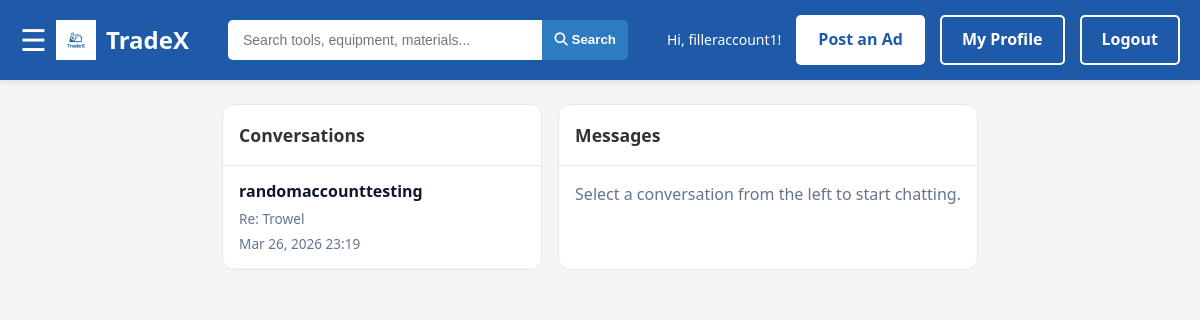
/messages/ (signed in), run on the app's committed database.
### myapp/models.py (models this page shows, shortened)
class User(models.Model):
    username = models.CharField(max_length=50, unique=True)
    email = models.EmailField(unique=True)
    password_hash = models.CharField(max_length=255)
    profile_photo = models.ImageField(upload_to="profiles/", null=True, blank=True)
    credits_balance = models.IntegerField(default=0)
    created_at = models.DateTimeField(auto_now_add=True)

class Listing(models.Model):
    title = models.CharField(max_length=50)
    description = models.CharField(max_length=200)
    price = models.DecimalField(max_digits=20, decimal_places=2)
    createdDate = models.DateTimeField(auto_now_add=True)
    user = models.ForeignKey(User, on_delete=models.CASCADE)
    creditAccount = models.ForeignKey(CreditAccount, on_delete=models.CASCADE)
    location = models.ForeignKey(Location, on_delete=models.CASCADE)
    category = models.ForeignKey('Category', on_delete=models.CASCADE)
    condition = models.CharField(max_length=10, choices=MaterialCondition.choices)
    status = models.CharField(max_length=10, choices=ListingStatus.choices)
    credit_awarded_on_sale = models.BooleanField(default=False)

class DirectMessage(models.Model):
    sender = models.ForeignKey(User, on_delete=models.CASCADE, related_name="sent_messages")
    recipient = models.ForeignKey(User, on_delete=models.CASCADE, related_name="received_messages")
    listing = models.ForeignKey(Listing, on_delete=models.SET_NULL, null=True, blank=True, related_name="direct_messages")
    content = models.TextField(blank=True)
    image = models.ImageField(upload_to="messages/", null=True, blank=True)
    sent_at = models.DateTimeField(auto_now_add=True)
    read_status = models.BooleanField(default=False)
    class Meta:
        ordering = ["sent_at"]

### myapp/views.py (the view, shortened to what this page needs)
# urls.py: path("messages/", views.messages, name="messages"),
def messages(request):
    profile_user = _get_profile_user(request)
    if not profile_user:
        return redirect("login")
    selected_partner = None
    selected_listing = None
    chat_messages = DirectMessage.objects.none()
    recipient_id = request.GET.get("recipient")
    listing_id = request.GET.get("listing")
    if recipient_id:
        selected_partner = User.objects.filter(id=recipient_id).first()
        if selected_partner and selected_partner.id == profile_user.id:
            selected_partner = None
    if listing_id and listing_id.isdigit():
        selected_listing = Listing.objects.filter(id=listing_id).first()
    if request.method == "POST" and selected_partner:
        form = DirectMessageForm(request.POST, request.FILES)
        if form.is_valid():
            new_message = form.save(commit=False)
            new_message.sender = profile_user
            new_message.recipient = selected_partner
            new_message.listing = selected_listing
            new_message.save()
            return redirect(f"{request.path}?recipient={selected_partner.id}&listing={selected_listing.id if selected_listing else ''}")
    else:
        form = DirectMessageForm()
    context = {
        **get_nav_context(request),
        "threads": _build_message_threads(profile_user),
        "selected_partner": selected_partner,
        "selected_listing": selected_listing,
        "selected_partner_id": selected_partner.id if selected_partner else None,
        "selected_listing_id": selected_listing.id if selected_listing else None,
        "chat_messages": chat_messages,
        "message_form": form,
    }
    return render(request, "sidebar/messages.html", context)

### myapp/forms.py (shortened to what this page needs)
class DirectMessageForm(forms.ModelForm):
    class Meta:
        model = DirectMessage
        fields = ["content", "image"]
        widgets = {
            "content": forms.Textarea(attrs={"rows": 3, "placeholder": "Write your message..."}),
             }

### myapp/views.py (called while the page is built)
def _get_profile_user(request):
    user_id = request.session.get("user_id")
    profile_user = None
    if user_id:
        profile_user = User.objects.filter(id=user_id).first()
    if not profile_user and request.user.is_authenticated:
        profile_user = User.objects.filter(username=request.user.username).first()
        if profile_user:
            request.session["user_id"] = profile_user.id
    return profile_user

def get_nav_context(request):
    user_id = request.session.get("user_id")
    user = None
    if user_id:
        try:
            user = User.objects.get(id=user_id)
        except User.DoesNotExist:
            pass
    return {"user_id": user_id, "user": user}

def _build_message_threads(profile_user):
    message_qs = (
        DirectMessage.objects.filter(Q(sender=profile_user) | Q(recipient=profile_user))
        .select_related("sender", "recipient", "listing")
        .order_by("-sent_at")
    )
    threads = {}
    for message in message_qs:
        partner = message.recipient if message.sender_id == profile_user.id else message.sender
        key = (partner.id, message.listing_id or 0)
        if key not in threads:
            threads[key] = {"partner": partner, "listing": message.listing, "listing_id": message.listing_id, "latest": message}
    return list(threads.values())

### myapp/templates/sidebar/messages.html (shortened to what this page needs)
{% load static %}
<!DOCTYPE html>
<html lang="en">
<head>
    <link rel="stylesheet" href="{% static 'home/home.css' %}">
    <link rel="stylesheet" href="{% static 'styles/styles.css' %}">
    <link rel="stylesheet" href="https://cdnjs.cloudflare.com/ajax/libs/font-awesome/6.4.0/css/all.min.css">
</head>
<body>
    <nav class="navbar">
        <div class="nav-container">
            <span id="openNavBtn" style="font-size:30px;cursor:pointer;color:white;">&#9776;</span>
            <a href="{% url 'home' %}" class="logo">
                <img src="{% static 'images/tradex-logo.png' %}" alt="TradeX Logo">
                <span>TradeX</span>
            </a>
            <form class="search-bar" method="GET" action="{% url 'products' %}">
                <input type="text" name="q" placeholder="Search tools, equipment, materials..." value="{{ search_query }}">
                <button type="submit" class="search-btn"><i class="fas fa-search"></i> Search</button>
            </form>
            <div class="nav-actions">
                {% if user_id %}
                    <span class="user-greeting">Hi, {{ user.username }}!</span>
                    <a href="{% url 'create_listing' %}" class="btn btn-primary">Post an Ad</a>
                    <a href="{% url 'profile' %}" class="btn btn-secondary">My Profile</a>
                    <a href="{% url 'logout' %}" class="btn btn-outline">Logout</a>
                {% else %}
                    <a href="{% url 'create_listing' %}" class="btn btn-primary">Post an Ad</a>
                    <a href="{% url 'register' %}" class="btn btn-secondary">Sign Up</a>
                    <a href="{% url 'login' %}" class="btn btn-outline">Login</a>
                {% endif %}
            </div>
        </div>
    </nav>
            <main class="messages-layout">
        <section class="panel">
            <h2>Conversations</h2>
            {% for thread in threads %}
                <a class="thread-link " href="{% url 'messages' %}?recipient={{ thread.partner.id }}{% if thread.listing %}&listing={{ thread.listing.id }}{% endif %}">
                    <strong>{{ thread.partner.username }}</strong>
                    {% if thread.listing %}<div class="thread-meta">Re: {{ thread.listing.title }}</div>{% endif %}
                    <div class="thread-meta">{{ thread.latest.sent_at|date:"M d, Y H:i" }}</div>
                </a>
            {% empty %}
                <p class="empty-state">No conversations yet. Open any product and contact a seller to start messaging.</p>
            {% endfor %}
        </section>
                    <section class="panel">
            {% if selected_partner %}
                <h2>Chat with {{ selected_partner.username }}{% if selected_listing %} · {{ selected_listing.title }}{% endif %}</h2>
                <div class="chat-stream">
                    {% for message in chat_messages %}
                        <article class="bubble {% if message.sender_id == user_id %}me{% else %}them{% endif %}">
                            <div>{% if message.content %}{{ message.content }}{% endif %}</div>
                            {% if message.image %}<img src="{{ message.image.url }}" alt="Shared message image">{% endif %}
                            <small>{{ message.sent_at|date:"M d, Y H:i" }}</small>
                        </article>
                    {% empty %}
                        <p class="empty-state">No messages yet. Say hello 👋</p>
                    {% endfor %}
                </div>
    <form method="POST" enctype="multipart/form-data" class="chat-form">
                    {% csrf_token %}
                    {{ message_form.content }}
                    {{ message_form.image }}
                    {% if message_form.non_field_errors %}<div class="field-help">{{ message_form.non_field_errors }}</div>{% endif %}
                    <div class="field-help">Tip: You can send text, an image, or both.</div>
                    <button type="submit" class="btn btn-primary" style="margin-top:0.5rem;">Send</button>
                </form>
            {% else %}
                <h2>Messages</h2>
                <p class="empty-state">Select a conversation from the left to start chatting.</p>
            {% endif %}
        </section>
    </main>
</body>
</html>

### myapp/static/home/home.css (style rules this page uses)
* { margin: 0; padding: 0; box-sizing: border-box; }
body { font-family: 'Segoe UI', Tahoma, Geneva, Verdana, sans-serif; background-color: var(--light-gray); color: var(--dark-gray); line-height: 1.6; }

### myapp/static/styles/styles.css (style rules this page uses)
:root { --primary-blue: #1E5AA8; --secondary-blue: #2D7BC0; --light-blue: #E8F1F8; --white: #FFFFFF; --dark-gray: #333333; --medium-gray: #666666; --light-gray: #F5F5F5; --border-color: #DDDDDD; }
.nav-container { max-width: 1400px; margin: 0 auto; padding: 0 20px; display: flex; align-items: center; justify-content: space-between; }
body { display: flex; flex-direction: column; min-height: 100vh; }
a, button, [onclick] { cursor: pointer; }
.navbar { background-color: var(--primary-blue); padding: 15px 0; position: sticky; top: 0; z-index: 1000; box-shadow: 0 2px 5px rgba(0,0,0,0.1); }
.logo { display: flex; align-items: center; gap: 10px; text-decoration: none; color: var(--white); font-size: 24px; font-weight: bold; }
.logo img { height: 40px; width: auto; }
.search-bar { display: flex; flex: 1; max-width: 400px; margin: 0 30px; }
.search-bar input { flex: 1; padding: 12px 15px; border: none; border-radius: 5px 0 0 5px; font-size: 14px; outline: none; }
.search-btn { padding: 4px 12px; background-color: var(--secondary-blue); color: var(--white); border: none; border-radius: 0 5px 5px 0; cursor: pointer; font-weight: bold; }
.nav-actions { display: flex; align-items: center; gap: 15px; }
.user-greeting { color: var(--white); font-size: 14px; }
.btn { padding: 10px 20px; border-radius: 5px; text-decoration: none; font-weight: bold; cursor: pointer; transition: all 0.3s ease; display: inline-block; border: 2px solid transparent; }
.btn-primary { background-color: var(--white); color: var(--primary-blue); }
.btn-secondary { background-color: transparent; color: var(--white); border: 2px solid var(--white); }
.btn-outline { background-color: transparent; color: var(--white); border: 2px solid var(--white); }

### myapp/templates/sidebar/messages.html (style rules this page uses)
.messages-layout { display:grid;grid-template-columns:320px 1fr;gap:1rem;max-width:1100px;margin:1.5rem auto; }
.panel { background:#fff;border:1px solid #e2e8f0;border-radius:12px;overflow:hidden; }
.panel h2 { margin:0;padding:1rem;border-bottom:1px solid #e2e8f0;font-size:1.1rem; }
.thread-link { display:block;padding:0.85rem 1rem;border-bottom:1px solid #f1f5f9;text-decoration:none;color:#0f172a; }
.thread-meta { font-size:0.85rem;color:#64748b;margin-top:0.2rem; }
.empty-state { padding:1rem;color:#64748b; }

### data on the page
User: username "filleraccount1"
User: partner.username "randomaccounttesting", listing "Trowel", latest.sent_at "Mar 26, 2026 23:19"
